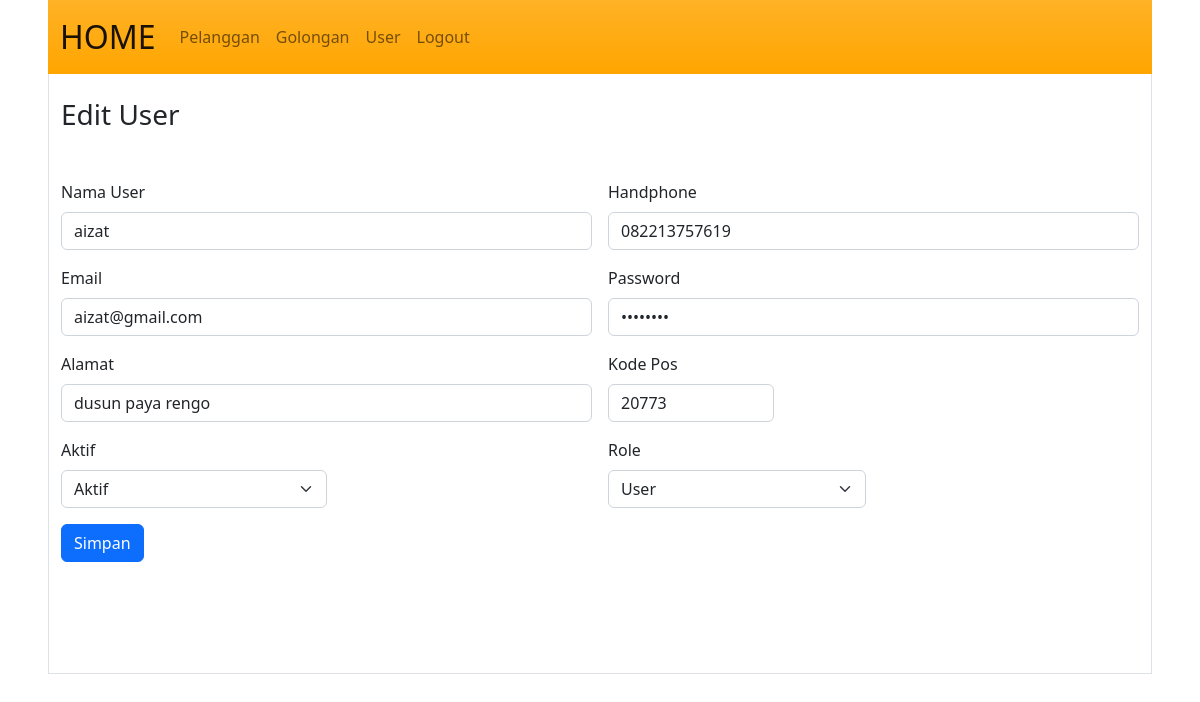
Screenshot of /user/edit/1 (signed in) with the database file from the repository.
### tables this page shows
CREATE TABLE `tb_users` (
  `user_id` int(11) NOT NULL,
  `user_email` varchar(50) DEFAULT NULL,
  `user_password` varchar(100) DEFAULT NULL,
  `user_nama` varchar(100) DEFAULT NULL,
  `user_alamat` text DEFAULT NULL,
  `user_hp` varchar(25) DEFAULT NULL,
  `user_pos` varchar(5) DEFAULT NULL,
  `user_role` tinyint(2) DEFAULT NULL,
  `user_aktif` tinyint(2) DEFAULT NULL,
  `created_at` timestamp NOT NULL DEFAULT current_timestamp() ON UPDATE current_timestamp(),
  `updated_at` datetime DEFAULT NULL
);

### app/core/Controller.php (called while the page is built, shortened)
<?php
class Controller
{
	public function user_edit($view, $data = [])
	{
		require_once ROOT . "app/views/user/edit.php";
	}
}

### app/controllers/User.php (called while the page is built, shortened)
<?php
class User extends Controller
{
      public function __construct()
      {
            $this->model = new \App\Models\User();
      }
      public function edit($id)
      {
            $data = $this->model->edit($id);
            $this->user_edit('user/edit', $data);
      }
}

### index.php (called while the page is built, shortened)
<?php
new App\Core\Bootstrap();

### app/core/Model.php (called while the page is built, shortened)
<?php
class Model
{
	public function __construct()
	{
		try {
			$this->db = new PDO("mysql:host=localhost;dbname=dbpln", "root", "");
		} catch (Exception $e) {
			die("error! " . $e->getMessage());
		}
	}
}

### app/models/User.php (called while the page is built, shortened)
<?php
class User extends Model
{
      public function edit($id)
      {
            $sql = "SELECT * FROM tb_users WHERE user_id=:user_id";
            $stmt = $this->db->prepare($sql);
            $stmt->bindParam(":user_id", $id);
            $stmt->execute();
            $data = $stmt->fetch();
            return $data;
      }
}

### app/views/user/edit.php (the view, shortened to what this page needs)
<!doctype html>
<html lang="en" class="ms-5 me-5">
  <head>
    <link href="<?php echo URL; ?>/layouts/assets/css/bootstrap.min.css" rel="stylesheet">
  </head>
  <body>
    <nav class="navbar navbar-expand-lg bg-gradient" style="background-color:orange; color:black;">
        <div class="container-fluid">
            <a class="navbar-brand fs-2" href="<?php echo URL; ?>/dashboard">HOME</a>
            <div class="collapse navbar-collapse" id="navbarNav">
                <ul class="navbar-nav">
                    <li class="nav-item">
                        <a class="nav-link" aria-current="page" href="<?php echo URL; ?>/pelanggan">Pelanggan</a>
                    </li>
                    <li class="nav-item">
                        <a class="nav-link" href="<?php echo URL; ?>/golongan">Golongan</a>
                    </li>
                    <li class="nav-item">
                        <a class="nav-link" href="<?php echo URL; ?>/user">User</a>
                    </li>
                    <li class="nav-item">
                        <a class="nav-link" href="<?php echo URL; ?>/user/logout">Logout</a>
                    </li>
                </ul>
            </div>
        </div>
    </nav>
    <div class="container-fluid w-100 border-start border-end border-bottom text-start py-4 align-middle" style="height:600px">
        <h3 class="mb-5">Edit User</h3>
        <form action="<?php echo URL; ?>/user/update" method="post" class="row g-3">
        <?php
            $role = ($data['user_role']=="1")?"Admin":"User";
            $aktif = ($data['user_aktif']=="1")?"Aktif":"Tidak Aktif";
        ?>
            <div class="col-md-6">
                <label class="form-label">Nama User</label>
                <input type="text" class="form-control" placeholder="Nama User" name="user_nama" value="<?= $data['user_nama']; ?>" required>
            </div>
            <div class="col-md-6">
                <label class="form-label">Handphone</label>
                <input type="text" class="form-control" placeholder="Handphone" name="user_hp" value="<?= $data['user_hp']; ?>" required>
            </div>
            <div class="col-md-6">
                <label class="form-label">Email</label>
                <input type="email" class="form-control" placeholder="Email" name="user_email" value="<?= $data['user_email']; ?>" required>
            </div>
            <div class="col-md-6">
                <label class="form-label">Password</label>
                <input type="password" class="form-control" placeholder="Password" name="user_password" value="<?= $data['user_password']; ?>" required>
            </div>
            <div class="col-md-6">
                <label class="form-label">Alamat</label>
                <input type="text" class="form-control" placeholder="Alamat" name="user_alamat" value="<?= $data['user_alamat']; ?>" required>
            </div>
            <div class="col-md-2">
                <label class="form-label">Kode Pos</label>
                <input type="text" class="form-control" placeholder="Kode Pos" name="user_pos" value="<?= $data['user_pos']; ?>" required>
            </div>
            <div class="w-50">
                <label class="form-label">Aktif</label>
                <select class="form-select w-50" name="user_aktif">
                    <option selected><?= $aktif; ?></option>
                </select>
            </div>
            <div class="col-md-3">
                <label class="form-label">Role</label>
                <select class="form-select" name="user_role">
                    <option selected><?= $role; ?></option>
                </select>
            </div>
            <div class="col-12">
                <button type="submit" class="btn btn-primary" name="btn_update">Simpan</button>
            </div>
        </form>
    </div>
  </body>
</html>

### rows the page displays
tb_users: user_nama "aizat", user_hp "082213757619", user_email "aizat@gmail.com", user_alamat "dusun paya rengo", user_pos "20773", user_aktif "Aktif", user_role "User"
